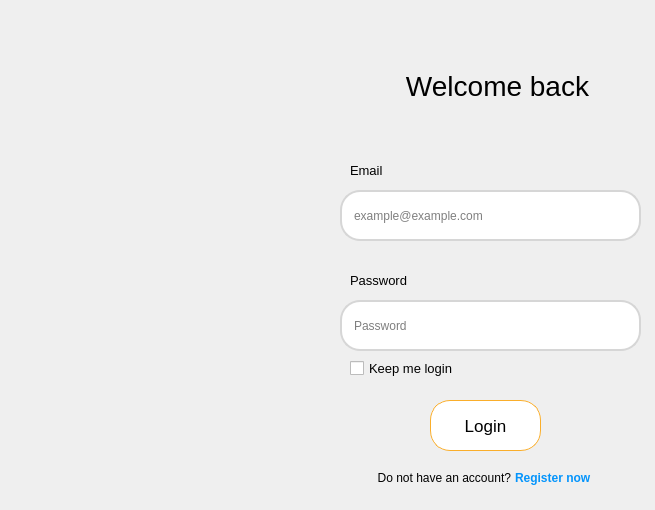
<?xml version="1.0" encoding="UTF-8"?>
<ui version="4.0">
 <class>MainWindow</class>
 <widget class="QMainWindow" name="MainWindow">
  <property name="geometry">
   <rect>
    <x>0</x>
    <y>0</y>
    <width>655</width>
    <height>510</height>
   </rect>
  </property>
  <property name="sizePolicy">
   <sizepolicy hsizetype="Expanding" vsizetype="Expanding">
    <horstretch>0</horstretch>
    <verstretch>0</verstretch>
   </sizepolicy>
  </property>
  <property name="minimumSize">
   <size>
    <width>655</width>
    <height>510</height>
   </size>
  </property>
  <property name="maximumSize">
   <size>
    <width>655</width>
    <height>510</height>
   </size>
  </property>
  <property name="windowTitle">
   <string>MainWindow</string>
  </property>
  <property name="styleSheet">
   <string notr="true"/>
  </property>
  <widget class="QWidget" name="centralwidget">
   <widget class="QLineEdit" name="lineEdit">
    <property name="geometry">
     <rect>
      <x>340</x>
      <y>190</y>
      <width>301</width>
      <height>51</height>
     </rect>
    </property>
    <property name="styleSheet">
     <string notr="true">QLineEdit{
	padding: 10px;
	border: 2px solid rgb(214, 214, 214);
	border-radius: 20px;
}

QLineEdit:hover{
	padding: 10px;
	border: 2px solid gray;
	border-radius: 20px;
}

QLineEdit:focus{
	padding: 10px;
	border: 2px solid gray;
	border-radius: 20px;
}</string>
    </property>
    <property name="inputMask">
     <string/>
    </property>
    <property name="text">
     <string/>
    </property>
    <property name="placeholderText">
     <string>example@example.com</string>
    </property>
   </widget>
   <widget class="QLineEdit" name="lineEdit_2">
    <property name="geometry">
     <rect>
      <x>340</x>
      <y>300</y>
      <width>301</width>
      <height>51</height>
     </rect>
    </property>
    <property name="styleSheet">
     <string notr="true">QLineEdit{
	padding: 10px;
	border: 2px solid rgb(214, 214, 214);
	border-radius: 20px;
}

QLineEdit:hover{
	padding: 10px;
	border: 2px solid gray;
	border-radius: 20px;
}

QLineEdit:focus{
	padding: 10px;
	border: 2px solid gray;
	border-radius: 20px;
}</string>
    </property>
    <property name="inputMask">
     <string/>
    </property>
    <property name="text">
     <string/>
    </property>
    <property name="echoMode">
     <enum>QLineEdit::Password</enum>
    </property>
    <property name="placeholderText">
     <string>Password</string>
    </property>
   </widget>
   <widget class="QLabel" name="label">
    <property name="geometry">
     <rect>
      <x>350</x>
      <y>160</y>
      <width>41</width>
      <height>21</height>
     </rect>
    </property>
    <property name="font">
     <font>
      <pointsize>10</pointsize>
      <weight>50</weight>
      <bold>false</bold>
      <kerning>false</kerning>
     </font>
    </property>
    <property name="text">
     <string>Email</string>
    </property>
   </widget>
   <widget class="QLabel" name="label_2">
    <property name="geometry">
     <rect>
      <x>350</x>
      <y>270</y>
      <width>61</width>
      <height>21</height>
     </rect>
    </property>
    <property name="font">
     <font>
      <pointsize>10</pointsize>
      <weight>50</weight>
      <bold>false</bold>
      <kerning>false</kerning>
     </font>
    </property>
    <property name="text">
     <string>Password</string>
    </property>
   </widget>
   <widget class="QLabel" name="label_5">
    <property name="geometry">
     <rect>
      <x>397</x>
      <y>60</y>
      <width>201</width>
      <height>51</height>
     </rect>
    </property>
    <property name="font">
     <font>
      <pointsize>21</pointsize>
     </font>
    </property>
    <property name="text">
     <string>Welcome back</string>
    </property>
    <property name="alignment">
     <set>Qt::AlignCenter</set>
    </property>
   </widget>
   <widget class="QPushButton" name="pushButton">
    <property name="geometry">
     <rect>
      <x>430</x>
      <y>400</y>
      <width>111</width>
      <height>51</height>
     </rect>
    </property>
    <property name="font">
     <font>
      <pointsize>13</pointsize>
     </font>
    </property>
    <property name="styleSheet">
     <string notr="true">QPushButton{
	background-color: white;
	border: 1px solid #faae2b;
	border-radius: 20px;
}

QPushButton:hover{
	background-color: white;
	border: 2px solid #faae2b;
	border-radius: 20px;
}</string>
    </property>
    <property name="text">
     <string>Login</string>
    </property>
   </widget>
   <widget class="QLabel" name="label_6">
    <property name="geometry">
     <rect>
      <x>370</x>
      <y>470</y>
      <width>141</width>
      <height>16</height>
     </rect>
    </property>
    <property name="font">
     <font>
      <pointsize>9</pointsize>
     </font>
    </property>
    <property name="text">
     <string>Do not have an account?</string>
    </property>
    <property name="alignment">
     <set>Qt::AlignRight|Qt::AlignTrailing|Qt::AlignVCenter</set>
    </property>
   </widget>
   <widget class="QLabel" name="label_7">
    <property name="geometry">
     <rect>
      <x>515</x>
      <y>470</y>
      <width>91</width>
      <height>16</height>
     </rect>
    </property>
    <property name="font">
     <font>
      <pointsize>9</pointsize>
      <weight>75</weight>
      <bold>true</bold>
     </font>
    </property>
    <property name="styleSheet">
     <string notr="true">color: rgb(3, 148, 252);</string>
    </property>
    <property name="text">
     <string>Register now</string>
    </property>
   </widget>
   <widget class="QLabel" name="label_4">
    <property name="geometry">
     <rect>
      <x>20</x>
      <y>0</y>
      <width>271</width>
      <height>511</height>
     </rect>
    </property>
    <property name="styleSheet">
     <string notr="true"/>
    </property>
    <property name="text">
     <string/>
    </property>
    <property name="pixmap">
     <pixmap>../Image/OIG-removebg-preview.png</pixmap>
    </property>
   </widget>
   <widget class="QCheckBox" name="checkBox">
    <property name="geometry">
     <rect>
      <x>350</x>
      <y>360</y>
      <width>111</width>
      <height>17</height>
     </rect>
    </property>
    <property name="font">
     <font>
      <pointsize>10</pointsize>
     </font>
    </property>
    <property name="text">
     <string>Keep me login</string>
    </property>
   </widget>
  </widget>
 </widget>
 <resources>
  <include location="../Buổi 6/resource2.qrc"/>
 </resources>
 <connections/>
</ui>
